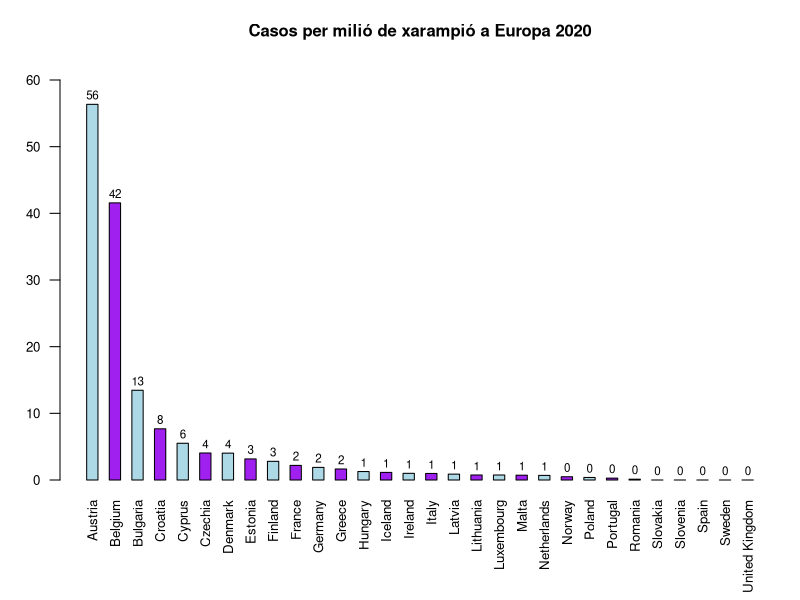

Write the R code that produced this figure.
setwd("~/graficaABP")
dat <- read.csv2("measles-notification-rate-12-months-December-2020.csv", sep = ",", stringsAsFactors = TRUE)

dat1 <- data.frame(Pais = dat$X, "Casos per milió" = dat$X.2)
dat2 <- dat1[-c(1,31,32,33),]

dat3 <- as.numeric(as.character(dat2$Casos.per.milió))

dat4 <- data.frame(Pais = dat2$Pais, "Casos per milió" = as.numeric(as.character(dat2$Casos.per.milió)))

dat5 <- dat4[rev(order(dat4$Casos.per.milió)),]

par(mar=c(6,3,3,1))

g <- barplot(t(as.matrix(as.numeric(dat5[, 2]))),
             beside = TRUE,
             names.arg = dat2$Pais,
             density = NULL,
             col = c("lightblue","purple"),
             ylim = c(0,63),
             main = "Casos per milió de xarampió a Europa 2020",
             las = 2,
             cex.main = 1,
             cex.axis = 0.8,
             cex.names = 0.8)

text(g, dat5$Casos.per.milió+1.4, paste(round(dat5$Casos.per.milió, digits = 0)), cex=0.7)

